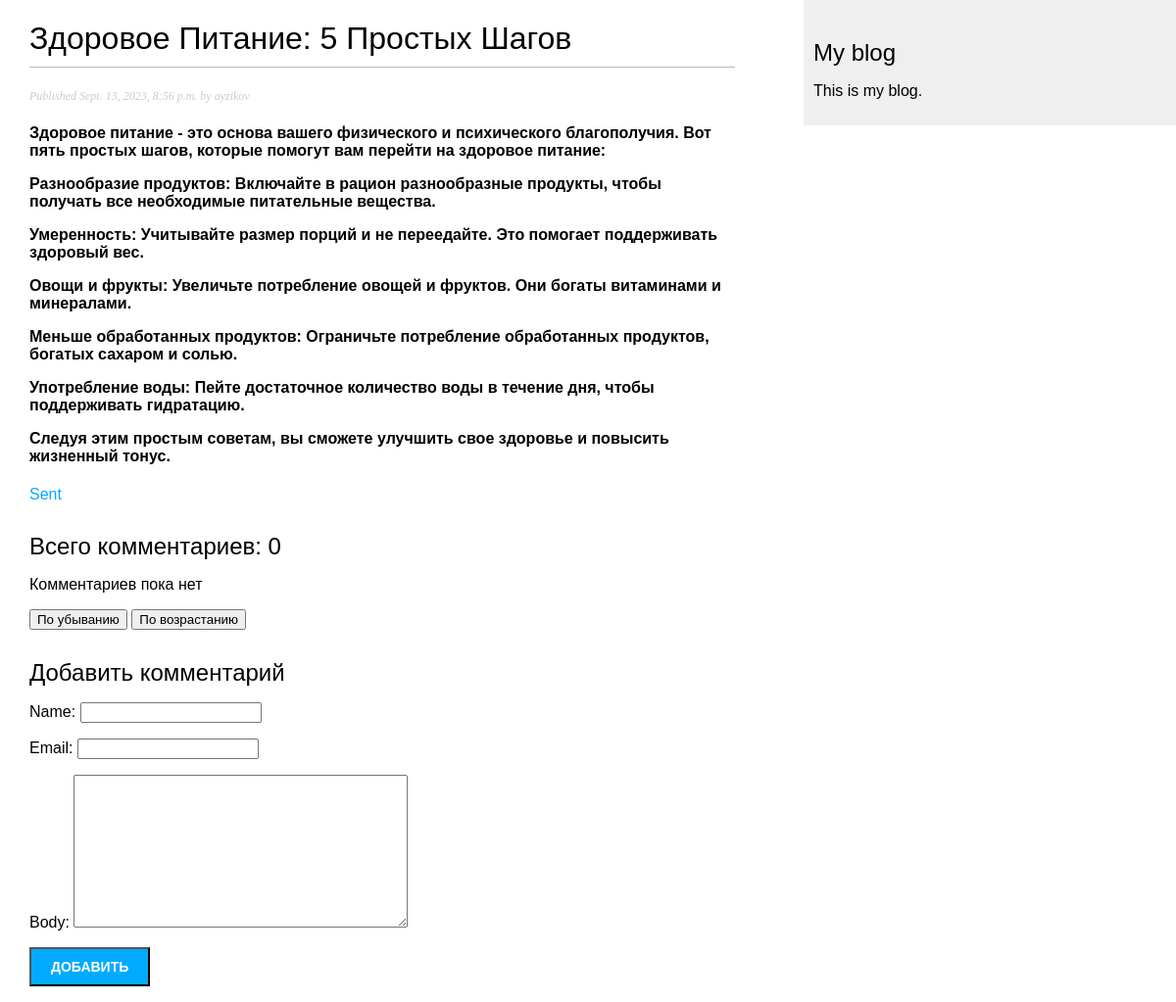
The page /blog/2023/9/13/zdorovoe-pitanie-5-prostyh-shagov/ on the database its author committed.
### blog/models.py (models this page shows, shortened)
class Post(models.Model):
    class Meta:
        ordering = ['-publish']
        indexes = [
            models.Index(fields=['-publish'])
        ]
    class Status(models.TextChoices):
        DRAFT = 'DF', 'Draft'
        PUBLISHED = 'PB', 'Published'
    title = models.TextField(max_length=250)
    slug = models.SlugField(max_length=250,
                            unique_for_date='publish')
    author = models.ForeignKey(to=User,
                               on_delete=models.CASCADE,
                               related_name='blog_posts')
    body = models.TextField()
    publish = models.DateTimeField(default=timezone.now())
    created = models.DateTimeField(auto_now_add=True)
    updated = models.DateTimeField(auto_now=True)
    status = models.CharField(max_length=2, choices=Status.choices, default=Status.DRAFT)
    tag = TaggableManager()
    objects = models.Manager()
    published = PostManager()

### blog/views.py (the view)
# urls.py: path('<int:year>/<int:month>/<int:day>/<slug:slug>/', views.detail_post, name='post_detail'),
def detail_post(request: HttpRequest, year, month, day, slug):
    post = get_object_or_404(Post,
                             status=Post.Status.PUBLISHED,
                             publish__year=year,
                             publish__month=month,
                             publish__day=day,
                             slug=slug)
    comment_order = 'created'
    if 'desc' in request.GET:
        comment_order = '-created'
    elif 'asc' in request.GET:
        comment_order = 'created'
    comments = post.comments.filter(active=True).order_by(comment_order)
    form = CommentPostForm()
    return render(request,
                  'blog/post/detail.html',
                  {'post': post, 'comments': comments, 'form': form})

### blog/forms.py
class CommentPostForm(forms.ModelForm):
    class Meta:
        model = Comment
        fields = ['name', 'email', 'body']

### templates/blog/post/detail.html (shortened to what this page needs)
{% extends "blog/base.html" %}
{% block content %}
    <h1>
        {{ post.title }}
    </h1>
    <p class="date">
        Published {{ post.publish }} by {{ post.author }}
    </p>
    <h4>
        {{ post.body|linebreaks }}
    </h4>
    <a href="{% url 'blog:post_share' post.id %}">Sent</a>
    <h2>
        {% with comments.count as total_comments %}
            Всего комментариев: {{ total_comments }}
        {% endwith %}
    </h2>
    {% for comment in comments %}
        <div class="comment">
            <p class="info">
                {{ comment.name }} |
                {{ comment.created }}
            </p>
            {{ comment.body|linebreaks }}
        </div>
    {% empty %}
        <p>Комментариев пока нет</p>
    {% endfor %}
    <form method="get">
        <button name="desc">По убыванию</button>
        <button name="asc">По возрастанию</button>
    </form>
    {% include "blog/post/include/comment_form.html" %}
{% endblock %}

### blog/static/css/blog.css (style rules this page uses)
body { margin: 0; padding: 0; font-family: helvetica, sans-serif; }
a { color: #00abff; text-decoration: none; }
h1 { font-weight: normal; border-bottom: 1px solid #bbb; padding: 0 0 10px 0; }
h2 { font-weight: normal; margin: 30px 0 0; }
p.date { color: #ccc; font-family: georgia, serif; font-size: 12px; font-style: italic; }

### rows shown on the page
Post: title "Здоровое Питание: 5 Простых Шагов", publish "Sept. 13, 2023, 8:56 p.m.", author "ayzikov", body "Здоровое питание - это основа вашего физического и психического благополучия. Вот пять простых шагов, которые помогут вам перейти на здоровое питание: Разнообразие продуктов: Включайте в рацион разнообразные продукты, чтобы получать все необходимые питательные вещества. Умеренность: Учитывайте размер порций и не переедайте. Это помогает поддерживать здоровый вес. Овощи и фрукты: Увеличьте потребление овощей и фруктов. Они богаты витаминами и минералами. Меньше обработанных продуктов: Ограничьте потребление обработанных продуктов, богатых сахаром и солью. Употребление воды: Пейте достаточное количество воды в течение дня, чтобы поддерживать гидратацию. Следуя этим простым советам, вы сможете…"

### other values the page prints
{{ total_comments }} "0"
